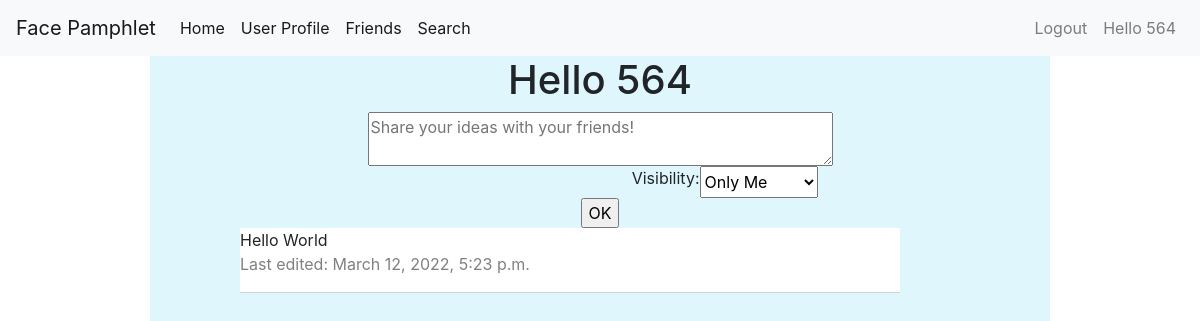
The app's page /home/ (signed in), older data.
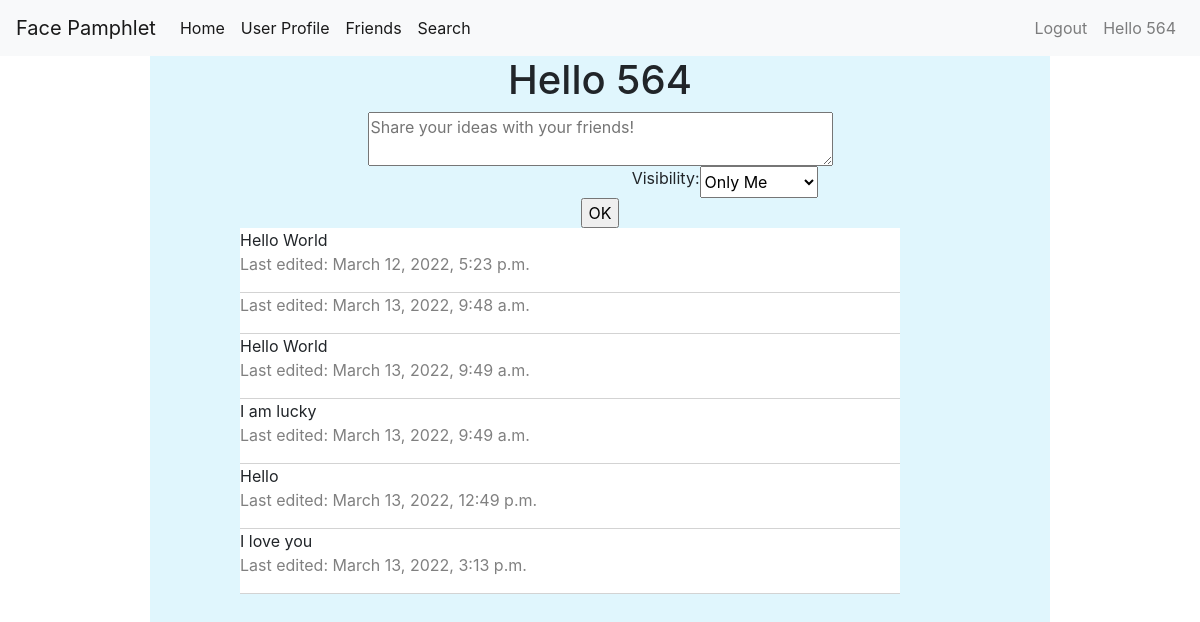
The same page, newer data.
### pamphlet/models.py (models this page shows)
class StatusEntry(models.Model):
    user = models.ForeignKey(User,
                                on_delete=models.DO_NOTHING,
                                related_name="status")
    text_content = models.CharField(max_length=1024,
                                blank=True,
                                null=False,
                                default="")
    visibility = models.CharField(max_length=3,
                                blank=True,
                                null=False,
                                choices=Visibility.choices,
                                default=Visibility.PRIVATE_VIEW)
    isDeleted = models.BooleanField(blank=False,
                                null=False,
                                default=False)
    creation_date = models.DateTimeField(auto_now_add=True,
                                blank=True,null=False,
                                editable=False)
    last_edited = models.DateTimeField(auto_now=True,
                                blank=True,
                                null=False)

### pamphlet/views.py (the view)
# urls.py: path('home/',login_required(login_url='/login/')(views.user_home),name='home'),
def user_home(request):
    status = request.user.status.all()
    return render(request,'pamphlet/user_home.html',{"status_list":status,'f_user':FacePamphletUser.objects.get(user=request.user)})

### pamphlet/templates/pamphlet/user_home.html (shortened to what this page needs)
{% extends "pamphlet/base.html" %}
{%load bootstrap4 %}
{% load static %}
{% block content %}
    <h1>Hello {{user.username}}</h1>
    <div id="create-status-form-container" class="container">
        <form class="container col-12 col-sm-10 col-md-8 col-lg-6" action="/api/create-status/" method="POST">
            <div class="row justify-content-center">
                <textarea class="row" row="5" cols="60" name="text_content" placeholder="Share your ideas with your friends!"></textarea>
            </div>
            <div class="row justify-content-end">
                <label>Visibility:</label>
                <select name="visibility">
                    <option value="PRI"> Only Me </option>
                </select>
            </div>
            <div class="row justify-content-center" >
                <input  class="row" type="submit" value="OK">
            </div>
        </form>
    </div>
        <div class="status-container container justify-content-center">
            {% for entry in status_list %}
            <div class="row">
                    <div class="status-box col-9 col-sm-10 col-md-11">
                        <div class="row">
                                <div class=" container">
                                    <div class="row" >
                                        {{entry.text_content}}
                                    </div>
                                </div>
                        </div>
                        <div class="row">
                            {% if entry.creation_date == entry.last_edited %}
                                {{entry.creation_date}}
                            {% else %}
                                <p class="date-info">Last edited: {{entry.last_edited}}</p>
                            {%endif%}
                        </div>
                    </div>
            </div>
            {%endfor%}
        </div>
{% endblock%}

### pamphlet/templates/pamphlet/base.html
{%load bootstrap4 %}
<!DOCTYPE html>
<html lang="en">
{% include "./header.html" %}
    <body>
        <header>
            {% include "./title.html" %}
        </header>
        <main>
            {%block content%}  Did not render content {%endblock%}
        </main>
    </body>
</html>

### pamphlet/templates/pamphlet/header.html (shortened to what this page needs)
{%load bootstrap4 %}
{% load static %}
<head>
    {% bootstrap_css%}
    <link rel="stylesheet" type="text/css" href="{% static 'css/style.css'%}">
    <link rel="stylesheet" type="text/css" href="{% static 'fontawesome/css/all.min.css'%}">
</head>

### pamphlet/templates/pamphlet/title.html (shortened to what this page needs)
{% load static %}
<nav class="navbar navbar-expand-lg navbar-light bg-light">
    <a class="navbar-brand" href="/">Face Pamphlet</a>
    <div class="collapse navbar-collapse" id="navbarNav">
      <ul class="navbar-nav" id="nav-bar">
        {% if user.is_authenticated %}
          <li class="nav-item active">
            <a class="nav-link" href="/home">Home <span class="sr-only">(current)</span></a>
          </li>
          <li class="nav-item active">
            <a class="nav-link" href="/user/{{user.username}}">User Profile <span class="sr-only">(current)</span></a>
          </li>
          <li class="nav-item active">
            <a class="nav-link" href="/friends">Friends <span class="sr-only">(current)</span></a>
          </li>
          <li class="nav-item active mr-auto">
            <a class="nav-link" href="/search-users">Search <span class="sr-only">(current)</span></a>
          </li>
          <li class="nav-item">
            <a class="nav-link" id="logout-button" href="">Logout</a>
          </li>
          <li class="nav-item">
            <a class="nav-link" href="#">Hello {{user.username}}</a>
          </li>
        {%endif%}
      </ul>
    </div>
  </nav>

### pamphlet/static/css/style.css (style rules this page uses)
html { height: 100%; }
body { display: flex; flex-direction: column; justify-content: center; height: 100%; }
main { width: 75%; align-self: center; background-color: rgb(224, 246, 253); height: 100%; }
#nav-bar { width: 100%; }
.date-info { color: grey; }

### pamphlet/templates/pamphlet/user_home.html (style rules this page uses)
h1 { text-align: center; }
.status-box { border-width: 1px; border-color: lightgrey; border-style: none none solid none; background-color: white; }
main { display: flex; flex-direction: column; align-items: center; }
.status-container { width: 80%; }
.date-info { color: grey; }

Row changes from the older to the newer data that the page shows:
added StatusEntry: last_edited "March 13, 2022, 9:48 a.m."
added StatusEntry: text_content "Hello World", last_edited "March 13, 2022, 9:49 a.m."
added StatusEntry: text_content "I am lucky", last_edited "March 13, 2022, 9:49 a.m."
added StatusEntry: text_content "Hello", last_edited "March 13, 2022, 12:49 p.m."
added StatusEntry: text_content "I love you", last_edited "March 13, 2022, 3:13 p.m."
